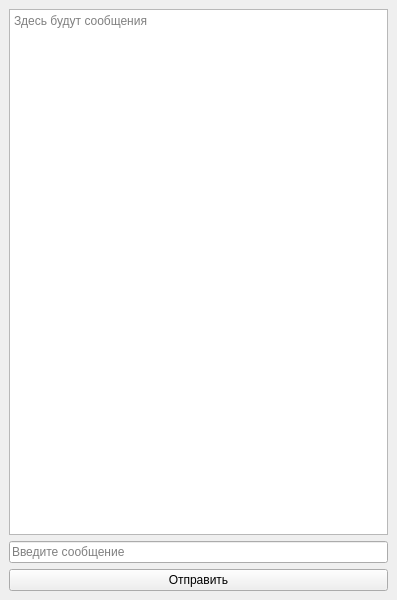
<?xml version="1.0" encoding="UTF-8"?>
<ui version="4.0">
 <class>MainWindow</class>
 <widget class="QMainWindow" name="MainWindow">
  <property name="geometry">
   <rect>
    <x>0</x>
    <y>0</y>
    <width>397</width>
    <height>600</height>
   </rect>
  </property>
  <property name="windowTitle">
   <string>MainWindow</string>
  </property>
  <widget class="QWidget" name="centralwidget">
   <layout class="QVBoxLayout" name="verticalLayout">
    <item>
     <widget class="QPlainTextEdit" name="plainTextEdit">
      <property name="readOnly">
       <bool>true</bool>
      </property>
      <property name="placeholderText">
       <string>Здесь будут сообщения</string>
      </property>
     </widget>
    </item>
    <item>
     <widget class="QLineEdit" name="lineEdit">
      <property name="placeholderText">
       <string>Введите сообщение</string>
      </property>
     </widget>
    </item>
    <item>
     <widget class="QPushButton" name="pushButton">
      <property name="text">
       <string>Отправить</string>
      </property>
     </widget>
    </item>
   </layout>
  </widget>
 </widget>
 <resources/>
 <connections/>
</ui>
